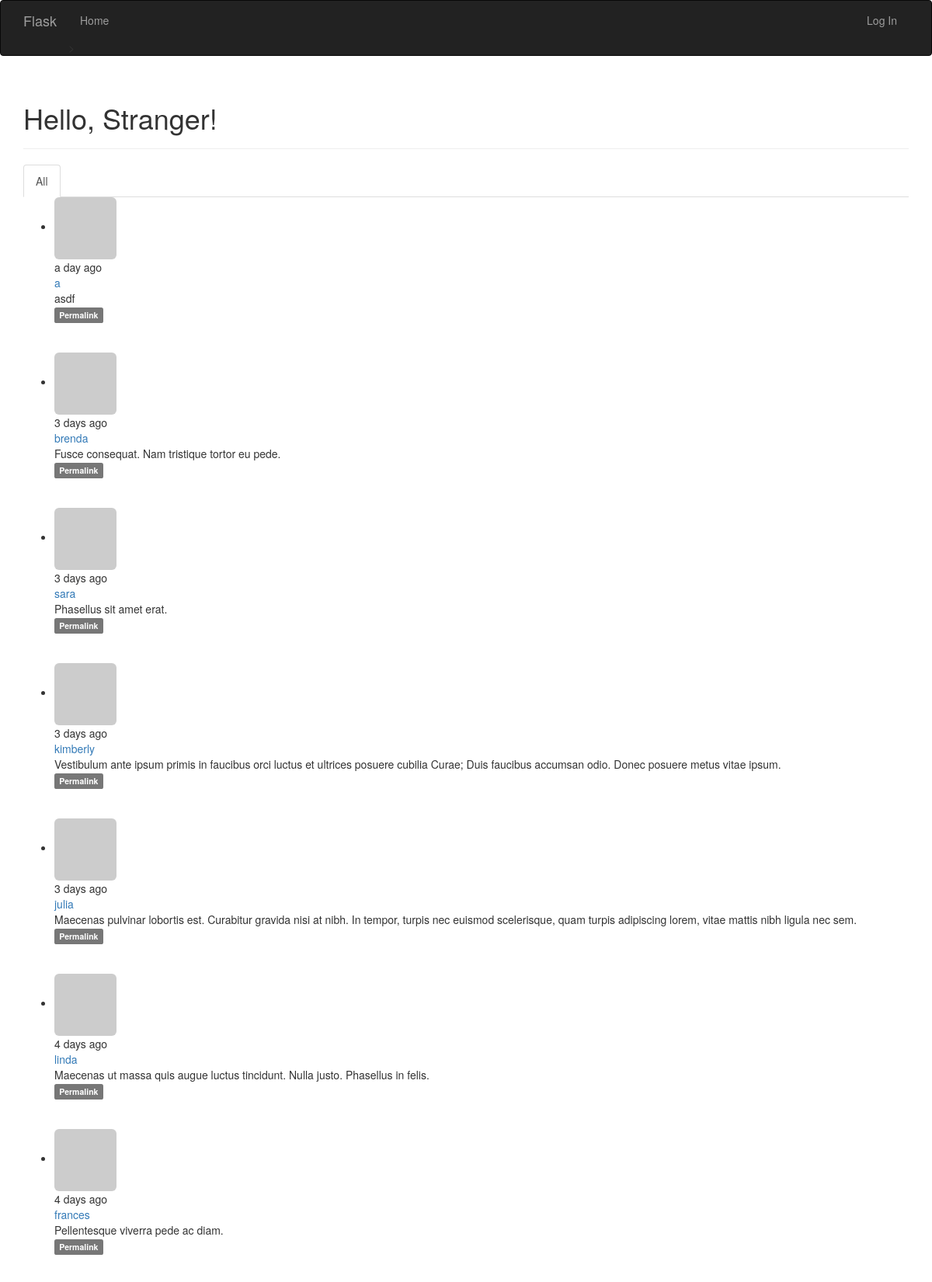
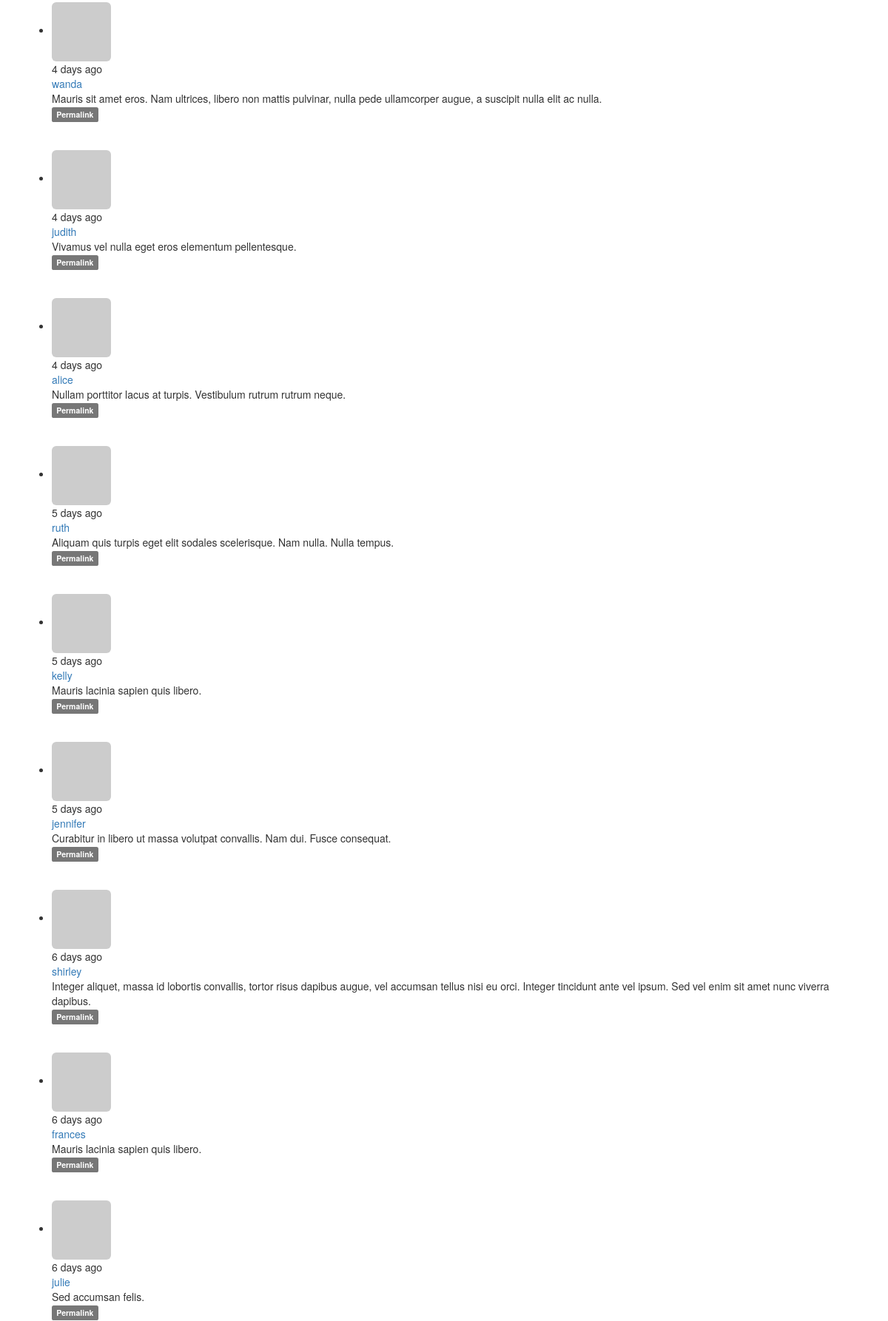
The page / (upper part) on the database its author committed (2 pictures, top to bottom).
### app/models.py (models this page shows, shortened)
class Post(db.Model): #文章模型
    __tablename__ = 'posts'
    id = db.Column(db.Integer, primary_key=True)
    body = db.Column(db.Text)
    timestamp = db.Column(db.DateTime, index=True, default=datetime.utcnow)
    author_id = db.Column(db.Integer, db.ForeignKey('users.id'))
    body_html = db.Column(db.Text)

class User(UserMixin, db.Model): #UserMixin包含p82页的方法的默认实现
    __tablename__ = 'users'
    id = db.Column(db.Integer, primary_key=True)
    email = db.Column(db.Integer, unique=True, index=True)
    username = db.Column(db.String(64), unique=True, index=True)
    role_id = db.Column(db.Integer, db.ForeignKey('roles.id'))
    password_hash = db.Column(db.String(128))
    confirmed = db.Column(db.Boolean, default=False)
    name = db.Column(db.String(64)) #真是姓名
    location = db.Column(db.String(64)) #所在地
    about_me = db.Column(db.Text()) #自我介绍，string和text的区别是后者不需要指定最大长度
    member_since = db.Column(db.DateTime(), default=datetime.utcnow) #注册日期
    last_seen = db.Column(db.DateTime(), default=datetime.utcnow) #最后访问时间
    avatar_hash = db.Column(db.String(32)) #使用缓存的MD5散列值生成Gravatar URL
    posts = db.relationship('Post', backref='author', lazy='dynamic')
    followed = db.relationship('Follow',
                               foreign_keys=[Follow.follower_id],
                               backref=db.backref('follower',lazy='joined'), #回引Follow模型
                               lazy='dynamic',
                               cascade='all, delete-orphan')
    followers = db.relationship('Follow',
                               foreign_keys=[Follow.followed_id],
                               backref=db.backref('followed',lazy='joined'), #joined，立即从联结查询中加载相关对象
                               lazy='dynamic',
                               cascade='all, delete-orphan')
    """
    计算密码散列值的函数通过名为password的只写属性实现。
    如果试图读取password属性的值，会返回错误，
    因为生成散列值后就无法还原成原来的密码了
    """
    @property
    def password(self):
        raise AttributeError('password is not a readable attribute')
    def gravatar(self, size=100, default='identicon', rating='g'): #构建gravatar URL,用于生成头像
        if request.is_secure:
            url = 'https://secure.gravatar.com/avatar'
        else:
            url = 'https://www.gravatar.com/avatar'
        hash = hashlib.md5(self.email.encode('utf-8')).hexdigest()
        return '{url}/{hash}?s={size}&d={default}&r={rating}'.format(
            url=url, hash=hash, size=size, default=default, rating=rating)

### app/main/views.py (the view)
@main.route('/',methods=['GET', 'POST'])
def index():
    form = PostForm()
    if current_user.can(Permission.WRITE_ARTICLES) and form.validate_on_submit():
        post = Post(body=form.body.data, author=current_user._get_current_object())
        db.session.add(post)
        return redirect(url_for('.index'))
    page = request.args.get('page', 1, type=int) #默认为第一页，type=int参数表示无法转换成整数时，返回默认值
    show_followed = False
    if current_user.is_authenticated:
        show_followed = bool(request.cookies.get('show_followed', ''))
    if show_followed:
        query = current_user.followed_posts
    else:
        query = Post.query
    pagination = query.order_by(Post.timestamp.desc()).paginate( #为了显示某页中的记录，用paginate
        page, per_page=20,error_out=False) #False页数超出范围返回空列表,True页数超出范围，返回404错误
    posts = pagination.items #当前页面中的记录
    return render_template('index.html', form=form, posts=posts, show_followed=show_followed, pagination=pagination)

### app/auth/views.py (called while the page is built)
@auth.before_app_request
def before_request():
    if current_user.is_authenticated:
        current_user.ping()
        if not current_user.confirmed and request.endpoint[:5] != 'auth.':
            return redirect(url_for('auth.unconfirmed'))

### app/main/__init__.py (called while the page is built)
@main.app_context_processor
def inject_permissions():
    return dict(Permission=Permission)

### app/models.py (called while the page is built)
    def can(self, permissions):
       return False

    def is_administrator(self):
        return False

### app/templates/index.html (shortened to what this page needs)
{% extends "base.html" %}
{% import "bootstrap/wtf.html" as wtf %}
{% import "_macros.html" as macros %}
{% block page_content %}
<div class="page-header">
    <h1>Hello, {% if current_user.is_authenticated %}{{ current_user.username }}{% else %}Stranger{% endif %}!</h1>
</div>
<div class="post-tabs">
    <ul class="nav nav-tabs">
        <li{% if not show_followed %} class="active"{% endif %}><a href="{{ url_for('.show_all') }}">All</a></li>
    </ul>
    {% include '_post.html' %}
</div>
{% endblock %}

### app/templates/_post.html (shortened to what this page needs)
<ul class="posts">
    {% for post in posts %}
    <li class="post">
        <div class="post-thumbnail">
            <a href="{{ url_for('.user', username=post.author.username) }}">
                <img class="img-rounded profile-thumbnail" src="{{ post.author.gravatar(size=40) }}">
            </a>
        </div>
        <div class="post-content">
            <div class="post-date">{{ moment(post.timestamp).fromNow() }}</div>
            <div class="post-author"><a href="{{ url_for('.user', username=post.author.username) }}">{{ post.author.username }}</a></div>
            <div class="post-body">
                {% if post.body_html %}
                    {{ post.body_html | safe }}
                {% else %}
                    {{ post.body }}
                {% endif %}
            </div>
            <div class="post-footer">
                <a href="{{ url_for('.post', id=post.id) }}">
                    <span class="label label-default">Permalink</span>
                </a>
            </div>
        </div>
    </li>
    <br>
    <br>
    {% endfor %}
</ul>

### rows shown on the page
Post: timestamp "a day ago", author.username "a", body "asdf"
Post: timestamp "3 days ago", author.username "brenda", body "Fusce consequat. Nam tristique tortor eu pede."
Post: timestamp "3 days ago", author.username "sara", body "Phasellus sit amet erat."
Post: timestamp "3 days ago", author.username "kimberly", body "Vestibulum ante ipsum primis in faucibus orci luctus et ultrices posuere cubilia Curae; Duis faucibus accumsan odio. Donec posuere metus vitae ipsum."
Post: timestamp "3 days ago", author.username "julia", body "Maecenas pulvinar lobortis est. Curabitur gravida nisi at nibh. In tempor, turpis nec euismod scelerisque, quam turpis adipiscing lorem, vitae mattis nibh ligula nec sem."
Post: timestamp "4 days ago", author.username "linda", body "Maecenas ut massa quis augue luctus tincidunt. Nulla justo. Phasellus in felis."
Post: timestamp "4 days ago", author.username "frances", body "Pellentesque viverra pede ac diam."
Post: timestamp "4 days ago", author.username "wanda", body "Mauris sit amet eros. Nam ultrices, libero non mattis pulvinar, nulla pede ullamcorper augue, a suscipit nulla elit ac nulla."
Post: timestamp "4 days ago", author.username "judith", body "Vivamus vel nulla eget eros elementum pellentesque."
Post: timestamp "4 days ago", author.username "alice", body "Nullam porttitor lacus at turpis. Vestibulum rutrum rutrum neque."
Post: timestamp "5 days ago", author.username "ruth", body "Aliquam quis turpis eget elit sodales scelerisque. Nam nulla. Nulla tempus."
Post: timestamp "5 days ago", author.username "kelly", body "Mauris lacinia sapien quis libero."
Post: timestamp "5 days ago", author.username "jennifer", body "Curabitur in libero ut massa volutpat convallis. Nam dui. Fusce consequat."
Post: timestamp "6 days ago", author.username "shirley", body "Integer aliquet, massa id lobortis convallis, tortor risus dapibus augue, vel accumsan tellus nisi eu orci. Integer tincidunt ante vel ipsum. Sed vel enim sit amet nunc viverra dapibus."
Post: timestamp "6 days ago", author.username "frances", body "Mauris lacinia sapien quis libero."
Post: timestamp "6 days ago", author.username "julie", body "Sed accumsan felis."
